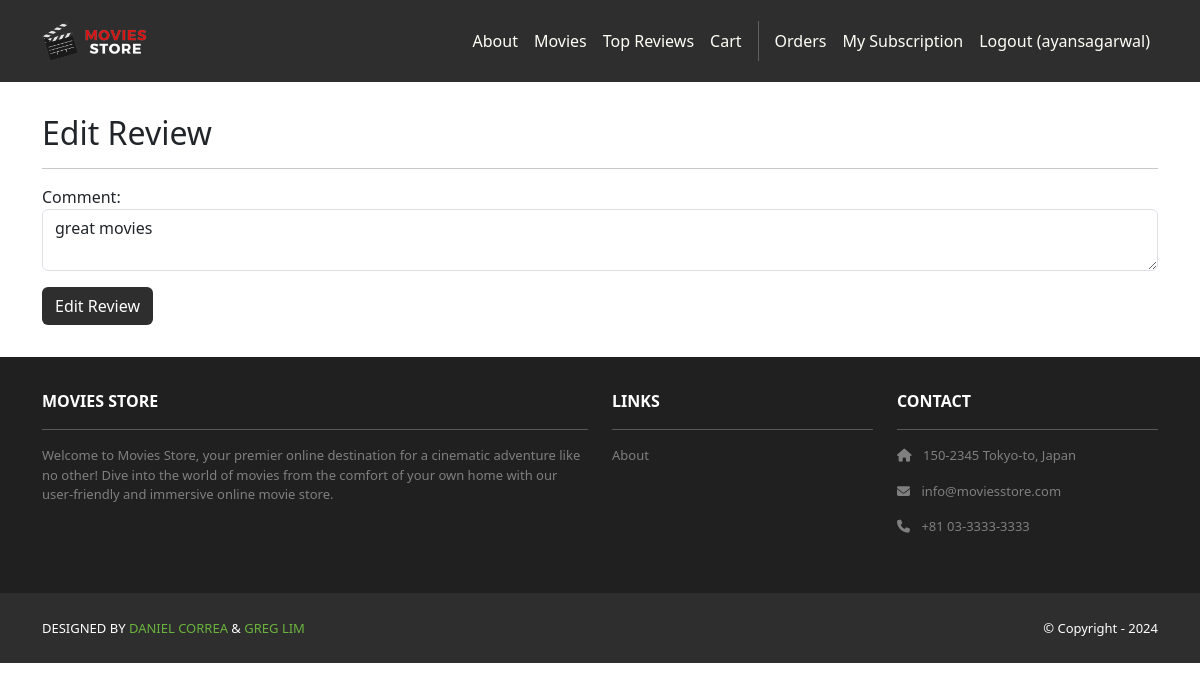
The page /movies/1/review/2/edit/ (signed in) on the database as committed earlier.
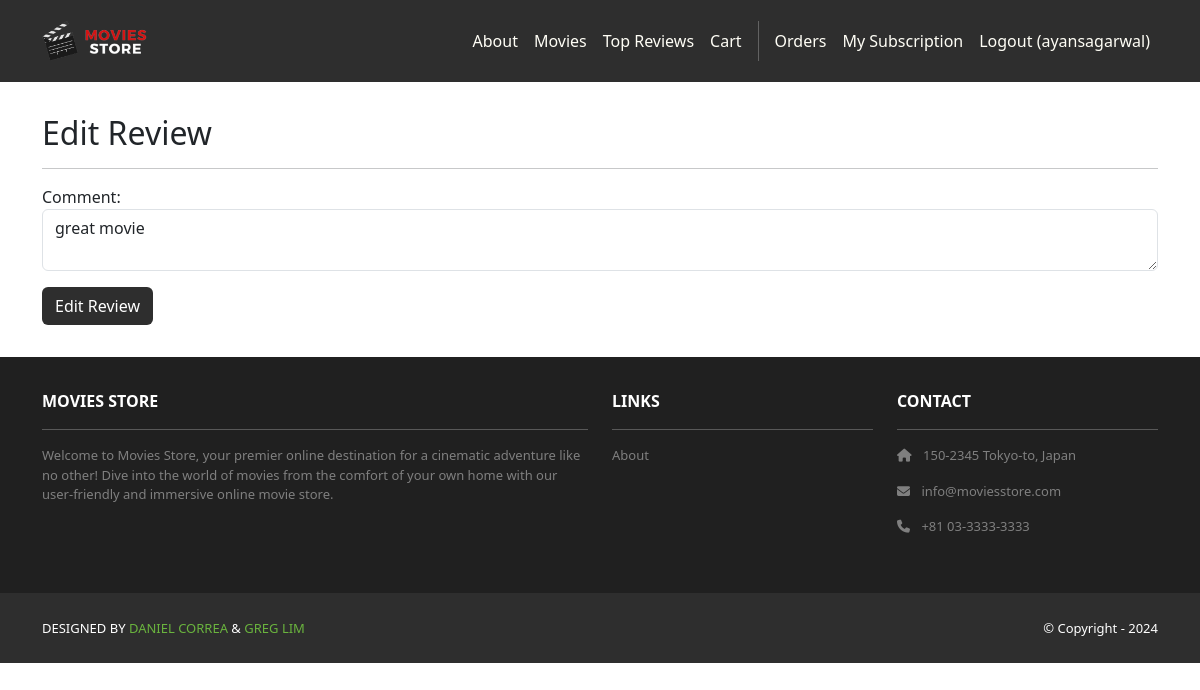
The same page on the database as committed later.
### movies/models.py (models this page shows, shortened)
class Review(models.Model):
    id = models.AutoField(primary_key=True)
    comment = models.CharField(max_length=255)
    date = models.DateTimeField(auto_now_add=True)
    movie = models.ForeignKey(Movie,
        on_delete=models.CASCADE)
    user = models.ForeignKey(User,
        on_delete=models.CASCADE)
    likes = models.ManyToManyField(User, related_name='liked_reviews', blank=True)

### movies/views.py (the view)
@login_required
def edit_review(request, id, review_id):
    review = get_object_or_404(Review, id=review_id)
    if request.user != review.user:
        return redirect('movies.show', id=id)
    if request.method == 'GET':
        template_data = {}
        template_data['title'] = 'Edit Review'
        template_data['review'] = review
        return render(request, 'movies/edit_review.html', {'template_data': template_data})
    elif request.method == 'POST' and request.POST['comment'] != '':
        review = Review.objects.get(id=review_id)
        review.comment = request.POST['comment']
        review.save()
        return redirect('movies.show', id=id)
    else:
        return redirect('movies.show', id=id)

### movies/templates/movies/edit_review.html (shortened to what this page needs)
{% extends 'base.html' %}
{% block content %}
<div class="p-3">
  <div class="container">
    <div class="row mt-3">
      <div class="col mx-auto mb-3">
        <h2>Edit Review</h2>
        <hr />
        <form method="POST">
          <p>
            <label for="comment">Comment:</label>
            <textarea name="comment" required
            class="form-control" id="comment">{{ template_data.review.comment }}</textarea>
          </p>
          <div class="text-start">
            <button type="submit"
              class="btn bg-dark text-white">Edit Review
            </button>
          </div>
        </form>
      </div>
    </div>
  </div>
</div>
{% endblock content %}

Rows that differ between the two databases and show on the page:
changed Review: comment "great movies" → "great movie"
